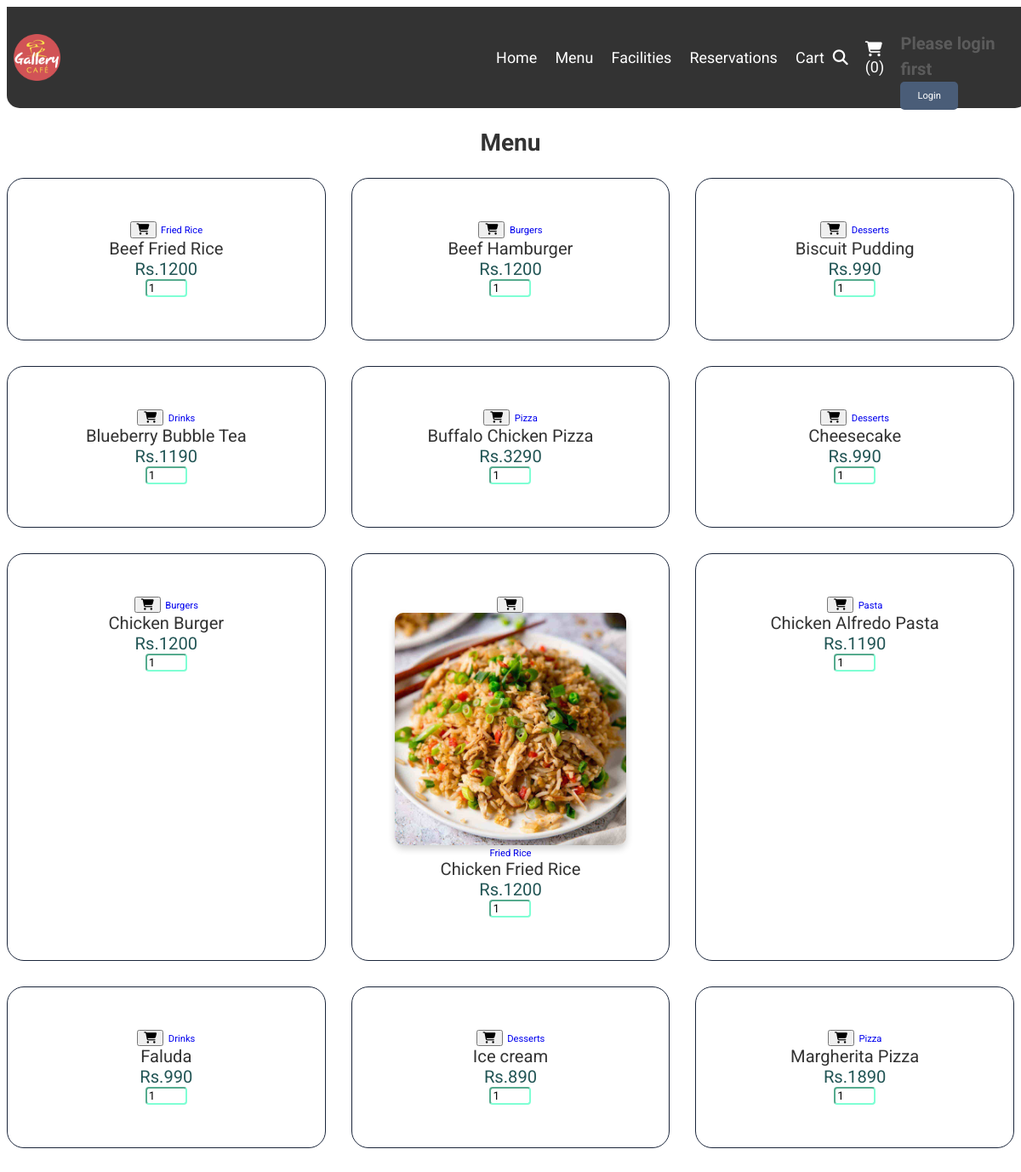
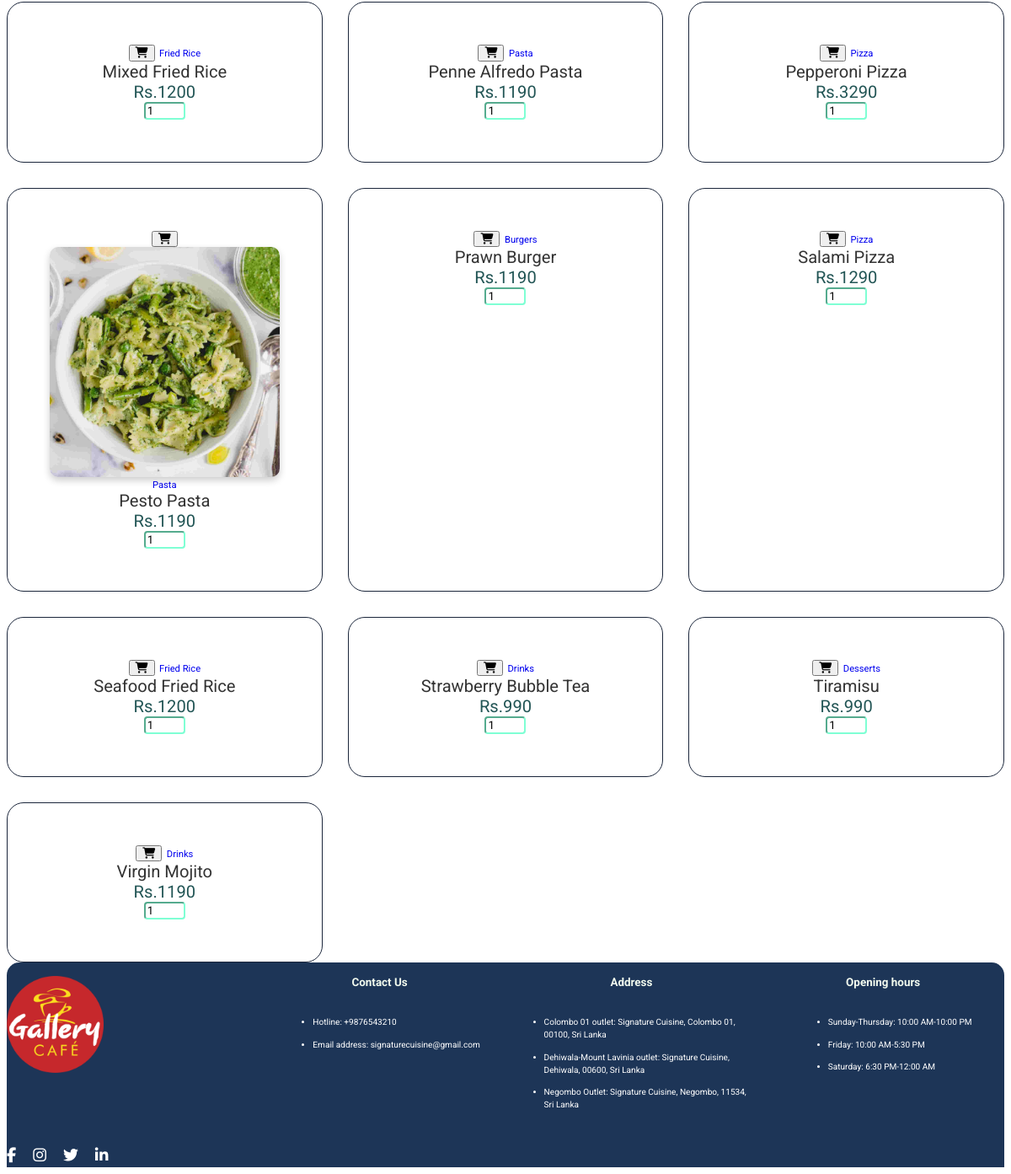
Page /menu.php on the committed database (2 pictures, top to bottom).
### tables this page shows
CREATE TABLE `products` (
  `id` int(20) NOT NULL,
  `name` varchar(100) NOT NULL,
  `category` varchar(100) NOT NULL,
  `price` int(10) NOT NULL,
  `image` varchar(100) NOT NULL
);

### menu.php (the view, shortened to what this page needs)
<?php
include 'components/conect.php';
$user_id = isset($_SESSION['user_id']) ? $_SESSION['user_id'] : '';
?>
<!DOCTYPE html>
<html lang="en">
<head>
    <link rel="stylesheet" href="https://cdnjs.cloudflare.com/ajax/libs/font-awesome/6.4.2/css/all.min.css">
    <link rel="stylesheet" href="Style.css">
</head>
<body>
    <?php include 'components/user_header.php'; ?>
    <section class="products">
        <h1 class="title">Menu</h1>
        <div class="box-container">
            <?php
            $select_products = mysqli_query($conn, "SELECT * FROM `products`");
            if(mysqli_num_rows($select_products) > 0){
                while($fetch_products = mysqli_fetch_assoc($select_products)){
            ?>
                <form action="" method="POST" class="box">
                    <button type="submit" name="add_to_cart" class="fas fa-shopping-cart"></button>
                    <img src="uploaded_img/<?= $fetch_products['image']; ?>" class="image" alt="">
                    <a href="category.php?category=<?= $fetch_products['category']; ?>" class="cat"><?= $fetch_products['category']; ?></a>
                    <div class="name"><?= $fetch_products['name']; ?></div>
                    <div class="flex">
                        <div class="price"><span>Rs.</span><?= $fetch_products['price']; ?></div>
                        <input type="number" name="qty" class="qty" min="1" max="99" value="1" onkeypress="if(this.value.length ==2) return false">
                    </div>
                </form>
            <?php
                }
            } else {
                echo '<div class="empty">No products added yet</div>';
            }
            ?>
        </div>
    </section>
    <?php include 'components/footer.php'; ?>
</body>
</html>

### Components/user_header.php (shortened to what this page needs)
<!DOCTYPE html>
<html lang="en">
<head>
    <link rel="stylesheet" href="style.css">
</head>
<body>
<header class="header">
    <section class="flex">
        <a href="index.php" class="logo"><img src="uploaded_img/logo.png" alt="Signature Cuisine"></a>
        <nav class="navbar">
            <li><a href="./index.php">Home</a></li>
            <li><a href="menu.php">Menu</a></li>
            <li><a href="./facilities.php">Facilities</a></li>
            <li><a href="./reservations.php">Reservations</a></li>
            <li><a href="./cart.php">Cart</a></li>
        </nav>
        <div class="icons">
            <?php
              $count_user_cart_items = $conn->prepare("SELECT * FROM cart WHERE user_id = ?");
$count_user_cart_items->bind_param("i", $user_id);
$count_user_cart_items->execute();
$result = $count_user_cart_items->get_result();
$total_user_cart_items = $result->num_rows;
            ?>
           <a href="search.php"><i class="fas fa-search"></i></a>
           <a href="cart.php"><i class="fas fa-shopping-cart"></i><span>(<?=$total_user_cart_items; ?>)</span></a>
        </div>
        <div class="profile">
        <?php
       $select_profile = $conn->prepare("SELECT * FROM users WHERE id = ?");
       $select_profile->bind_param("i", $user_id);
       $select_profile->execute();
          $result = $select_profile->get_result();
          if ($result->num_rows > 0) {
              $fetch_profile = $result->fetch_assoc();
        ?>
        <p class="name"><?= $fetch_profile['name']; ?></p>
        <div class="flex">
            <a href="profile.php" class="btn">Profile</a>
            <a href="login.php" onclick="return confirm('logout from this website?');" class="delete-btn">Logout</a>
        </div>
        <?php
        } else {
        ?>
            <p class="name">Please login first</p>
            <a href="login.php" class="btn">Login</a>
        <?php
        }
        ?>
        </div>
    </section>
</header>
</body>
</html>

### Components/footer.php (shortened to what this page needs)
<!DOCTYPE html>
<html lang="en">
<head>
</head>
<body>
<section id="footer">
    <div id="container1">
        <div id="footer-container">
            <div id="contact">
                <h2>
                    <img src="Images/logo.png" alt="Logo">
                </h2>
            </div>
            <div id="contact-us">
                <h2>Contact Us</h2>
                <ul>
                    <li>Hotline: <span class="footer-span">+9876543210</span></li>
                    <li id="email">Email address: <span class="footer-span"><a href="mailto:signaturecuisine@gmail.com" target="_blank">signaturecuisine@gmail.com</a></span></li>
                </ul>
            </div>
            <div id="address">
                <h2>Address</h2>
                <ul>
                    <li>Colombo 01 outlet:<span class="footer-span"> Signature Cuisine, Colombo 01, 00100, Sri Lanka</span></li>
                    <li>Dehiwala-Mount Lavinia outlet: <span class="footer-span">Signature Cuisine, Dehiwala, 00600, Sri Lanka</span></li>
                    <li>Negombo Outlet:<span class="footer-span"> Signature Cuisine, Negombo, 11534, Sri Lanka</span></li>
                </ul>
            </div>
            <div id="opening-hours">
                <h2>Opening hours</h2>
                <ul>
                    <li id="day">Sunday-Thursday:<span class="footer-span"> 10:00 AM-10:00 PM</span></li>
                    <li id="day">Friday:<span class="footer-span"> 10:00 AM-5:30 PM</span></li>
                    <li id="day">Saturday:<span class="footer-span"> 6:30 PM-12:00 AM</span></li>
                </ul>
            </div>
        </div>
        <div id="social-media">
            <div class="icons">
                <a href="https://facebook.com" target="_blank"><i class="fab fa-facebook-f"></i></a>
                <a href="https://instagram.com" target="_blank"><i class="fab fa-instagram"></i></a>
                <a href="https://twitter.com" target="_blank"><i class="fab fa-twitter"></i></a>
                <a href="https://linkedin.com" target="_blank"><i class="fab fa-linkedin-in"></i></a>
            </div>
        </div>
    </div>
</section>
</body>
</html>

### style.css (style rules this page uses)
:root { --primary_color:#1d3557; --white_color:#fff; --ubuntu:"Ubuntu"; --poppins:"Poppins"; --box-shadow: 10px 10px 5px rgba(0,0,0,0.3); }
html { font-size: 70%; }
* { box-sizing: border-box; padding: 0.2; font-family: 'Roboto', sans-serif; }
a { text-decoration: none; }
header { width: 100%; background: rgba(0,0,0,0.6); position: inherit; padding: 1.5rem 1rem; z-index: 1000; }
.image { overflow: hidden; position: relative; width: 100%; height: auto; text-align: center; }
#container1 { display: flex; flex-direction: column; gap: 20px; }
h2 { color: #555; }
p { color: #1b1a1a; line-height: 1.5; }
.header { width: 100%; background: rgba(0, 0, 0, 0.6); position: fixed; padding: 1rem; z-index: 1000; }
.header .flex { display: flex; justify-content: space-between; align-items: center; }
.logo img { display: block; object-fit: cover; width: 10%; }
.navbar { display: flex; align-items: center; margin-right: auto; }
.navbar li { list-style-type: none; margin: 0 1rem; }
.navbar li a { text-decoration: none; color: white; font-size: 1.4rem; position: relative; }
.navbar li a::after { content: ""; position: absolute; height: 3px; background: var(--primary_color); width: 0%; left: 0; bottom: -10px; transition: all 0.15s ease-in; }
.icons { display: flex; align-items: center; margin-left: auto; }
.icons a { color: white; text-decoration: none; margin-right: 20px; font-size: 1.6rem; }
.icons a:last-child { margin-right: 0; }
.profile { color: white; }
.profile .name { font-weight: bold; margin-bottom: 10px; }
.profile .btn, .profile .delete-btn { padding: 10px 20px; border-radius: 5px; text-decoration: none; color: white; }
.profile .btn { background: var(--primary_color); }

### menu.php (style rules this page uses)
.products { display: flex; flex-direction: column; align-items: center; justify-content: flex-start; }
.box-container { display: grid; grid-template-columns: repeat(auto-fill, minmax(350px, 1fr)); grid-gap: 30px; justify-content: center; }
.title { color:#333; font-size: 2.5rem; margin-bottom: 25px; padding-top:120px; }
.box { border: 1px solid #1b263b; padding: 50px; text-align: center; position: relative; border-radius: 20px; }
.image { width: 100%; border-radius: 10px; box-shadow: 0 4px 8px rgba(0, 0, 0, 0.2); object-fit: cover; height: 250px; }
.name { color:#333; font-size: 1.8rem; }
.price { color:#255; font-size: 1.8rem; }
.qty { border-radius: 4px; border-color: aquamarine; }

### Components/user_header.php (style rules this page uses)
.header { width: 100%; background: black; opacity: 0.8; position: fixed; padding: 0.7rem; z-index: 1000; border-radius: 0 0 15px 15px; }
.header .flex { display: flex; justify-content: space-between; align-items: center; }
.logo img { display: block; object-fit: cover; width: 10%; }
.navbar { display: flex; align-items: center; margin-right: auto; }
.navbar li { list-style-type: none; margin: 0 1rem; margin-right:10px; }
.navbar li a { text-decoration: none; color: white; font-size: 1.6rem; position: relative; }
.navbar li a::after { content: ""; position: absolute; height: 3px; background: var(--primary_color); width: 0%; left: 0; bottom: -10px; transition: all 0.15s ease-in; }
.icons { display: flex; align-items: center; margin-left: auto; margin-right:5px; }
.icons a { color: white; text-decoration: none; margin-right: 20px; font-size: 1.6rem; }
.icons a:last-child { margin-right: 0; }
.profile { color: white; }
.profile .name { font-weight: bold; margin-bottom: 10px; }
.profile .btn, .profile .delete-btn { padding: 10px 20px; border-radius: 5px; text-decoration: none; color: white; }
.profile .btn { background: var(--primary_color); margin-right:5px; }

### Components/footer.php (style rules this page uses)
#footer { background: #1d3557; padding: 0.4rem 0; color: var(--white_color); font-size: 0.9rem; border-top-left-radius: 15px; border-top-right-radius: 15px; }
#footer-container { display: grid; grid-template-columns: repeat(4, 1fr); grid-gap: 1rem; }
#contact, #contact-us, #address, #opening-hours { display: flex; flex-direction: column; align-items: center; text-align: left; }
#contact img { max-width: 40%; margin: 0 auto; }
#contact-us li, #address li, #opening-hours li { line-height: 1.5; padding-bottom: 1rem; }
#contact-us a { color: rgb(255, 255, 255); }
#footer-container h2 { padding-bottom: 1rem; color: #f1faee; font-size: 1.2rem; }
.footer-span { color: #ffffff; }

### rows in the picture
products: category "Fried Rice", name "Beef Fried Rice", price "1200"
products: category "Burgers", name "Beef Hamburger", price "1200"
products: category "Desserts", name "Biscuit Pudding", price "990"
products: category "Drinks", name "Blueberry Bubble Tea", price "1190"
products: category "Pizza", name "Buffalo Chicken Pizza", price "3290"
products: category "Desserts", name "Cheesecake", price "990"
products: category "Burgers", name "Chicken Burger", price "1200"
products: image (picture), category "Fried Rice", name "Chicken Fried Rice", price "1200"
products: category "Pasta", name "Chicken Alfredo Pasta", price "1190"
products: category "Drinks", name "Faluda", price "990"
products: category "Desserts", name "Ice cream", price "890"
products: category "Pizza", name "Margherita Pizza", price "1890"
products: category "Fried Rice", name "Mixed Fried Rice", price "1200"
products: category "Pasta", name "Penne Alfredo Pasta", price "1190"
products: category "Pizza", name "Pepperoni Pizza", price "3290"
products: image (picture), category "Pasta", name "Pesto Pasta", price "1190"
products: category "Burgers", name "Prawn Burger", price "1190"
products: category "Pizza", name "Salami Pizza", price "1290"
products: category "Fried Rice", name "Seafood Fried Rice", price "1200"
products: category "Drinks", name "Strawberry Bubble Tea", price "990"
products: category "Desserts", name "Tiramisu", price "990"
products: category "Drinks", name "Virgin Mojito", price "1190"

### other values in the picture
$total_user_cart_items "0"
